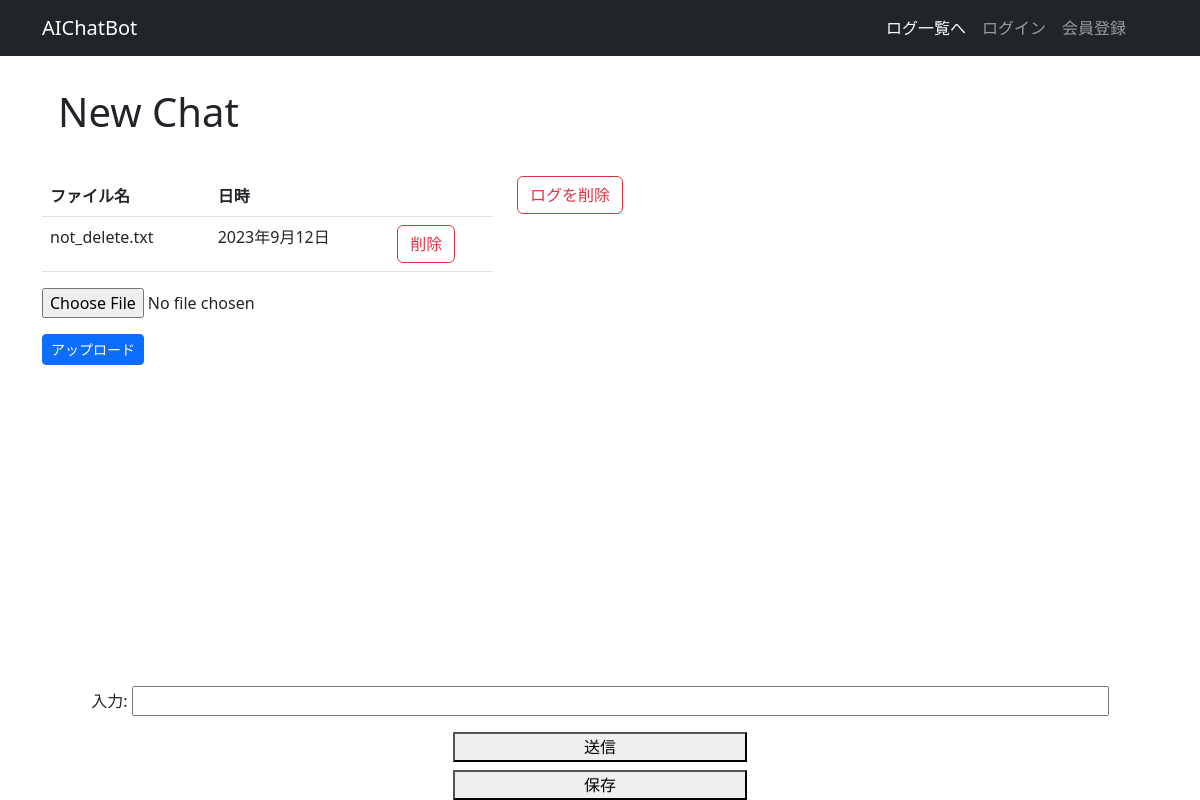
Before: / with the older database file.
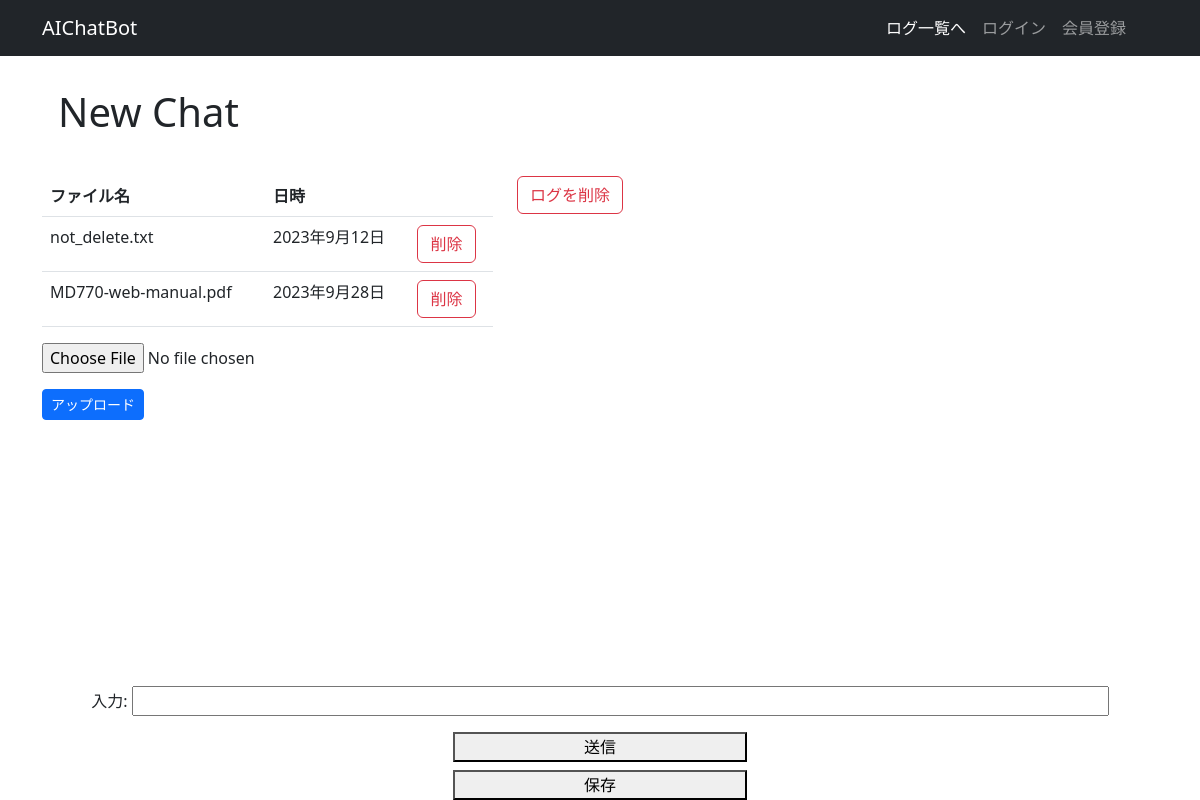
After: the same page with the newer database file.
### ai_chatbot/models.py (models this page shows, shortened)
class File(models.Model):
    user_name = models.CharField('ユーザー名', max_length=30, null=True)
    file_name = models.CharField(max_length=100, blank=True)
    file = models.FileField(upload_to='files/')
    upload_date = models.DateField(auto_now_add=True)

### ai_chatbot/views.py (the view, shortened to what this page needs)
# urls.py: path('', post, name='chat-view'),
def post(request):
    file_form = UploadForm(request.POST, request.FILES or None)
    log_form = MyForm(request.POST)
    chat_session = request.session.get('chat_session', [])
    action = request.POST.get('action')
    input_data = request.POST.get('input_data', '')
    log_form = MyForm()
    files = File.objects.all()
    context = {
        'files': files,
        'file_form': file_form,
        'log_form': log_form,
        'chat_session': chat_session,
        }
    return render(request, 'ai_chatbot/chat.html', context)

### ai_chatbot/forms.py
class UploadForm(forms.Form):
    file = forms.FileField(label="", required=False)

class MyForm(forms.Form):
    input_data = forms.CharField(
        max_length=100,
        widget=forms.TextInput(attrs={'size': 100}),
        required=False,
        label="入力",
    )

### ai_chatbot/templates/ai_chatbot/chat.html (shortened to what this page needs)
{% extends 'base.html' %}
{% block header %}
<div class="p-3 mt-3 mb-3">
    <h1>New Chat</h1>
</div>
{% endblock header %}
{% block content %}
<div class="row">
    <div class="col-lg-5">
        <table class="table">
            <thead>
                <tr>
                    <th scope="col">ファイル名</th>
                    <th scope="col">日時</th>
                    <th scope="col"></th>
                </tr>
            </thead>
            <tbody>
                {% for file in files %}
                <tr>
                    <td>
                        {{ file.file_name }}
                    </td>
                    <td>
                        {{ file.upload_date }}
                    </td>
                <td>
                    <a href="{% url 'file-delete' file.id %}" class='btn btn-outline-danger'>削除</a>
                </td>
            </tr>
            {% endfor %}
        </tbody>
    </table>
    <form method="post" action="{% url 'chat-view' %}" enctype="multipart/form-data">
        {{ file_form.as_p }}
        <button type="submit" class="btn btn-sm btn-primary" name="action" value="upload">アップロード</button>
    </form>
</div>
<div class="col-lg-7 mb-5">
    <a href="{% url 'chat-delete' %}" class="btn btn-outline-danger">ログを削除</a>
</div>
<div class="fixed-bottom text-center bg-white">
    <form method="post" action="{% url 'chat-view' %}">
        {{ log_form.as_p }}
        <div class="d-grid gap-2 col-3 mx-auto">
            <button type="submit" name="action" value="send">送信</button>
            <button type="submit" name="action" value="save">保存</button>
        </div>
    </form>
</div>
{% endblock %}

### templates/base.html (shortened to what this page needs)
<!DOCTYPE html>
<html lang="ja">
  <head>
    <link href="https://cdn.jsdelivr.net/npm/bootstrap@5.3.0/dist/css/bootstrap.min.css" rel="stylesheet">
  </head>
  <body>
    <nav class="navbar navbar-expand-lg navbar-dark bg-dark">
      <div class="container">
        <a class="navbar-brand" href="{% url 'chat-view' %}">AIChatBot</a>
        <div class="d-flex me-4">
          <ul class="navbar-nav">
            <li class="nav-item">
            <a a class="nav-link text-white" href={% url 'log-list' %}>ログ一覧へ</a>
            </li>
            {% if user.is_authenticated %}
            <li class="nav-item">
              <a class="nav-link text-white disabled" href="">{{ user.username }}</a>
            </li>
            <li class="nav-item">
              <a class="nav-link" href="{% url 'logout' %}">ログアウト</a>
            </li>
            {% else %}
            <li class="nav-item">
              <a class="nav-link" href="{% url 'login' %}">ログイン</a>
            </li>
            <li class="nav-item">
              <a class="nav-link" href="{% url 'signup' %}">会員登録</a>
            </li>
            {% endif %}
          </ul>
        </div>
      </div>
    </nav>
    <div class="container">
        <div class="mx-auto">
            {% block header %}
            {% endblock header %}
            {% block content %}
            {% endblock content %}
        </div>
    </div>
</body>
</html>

Changed rows visible on the page:
added File: file_name "MD770-web-manual.pdf", upload_date "2023年9月28日"
